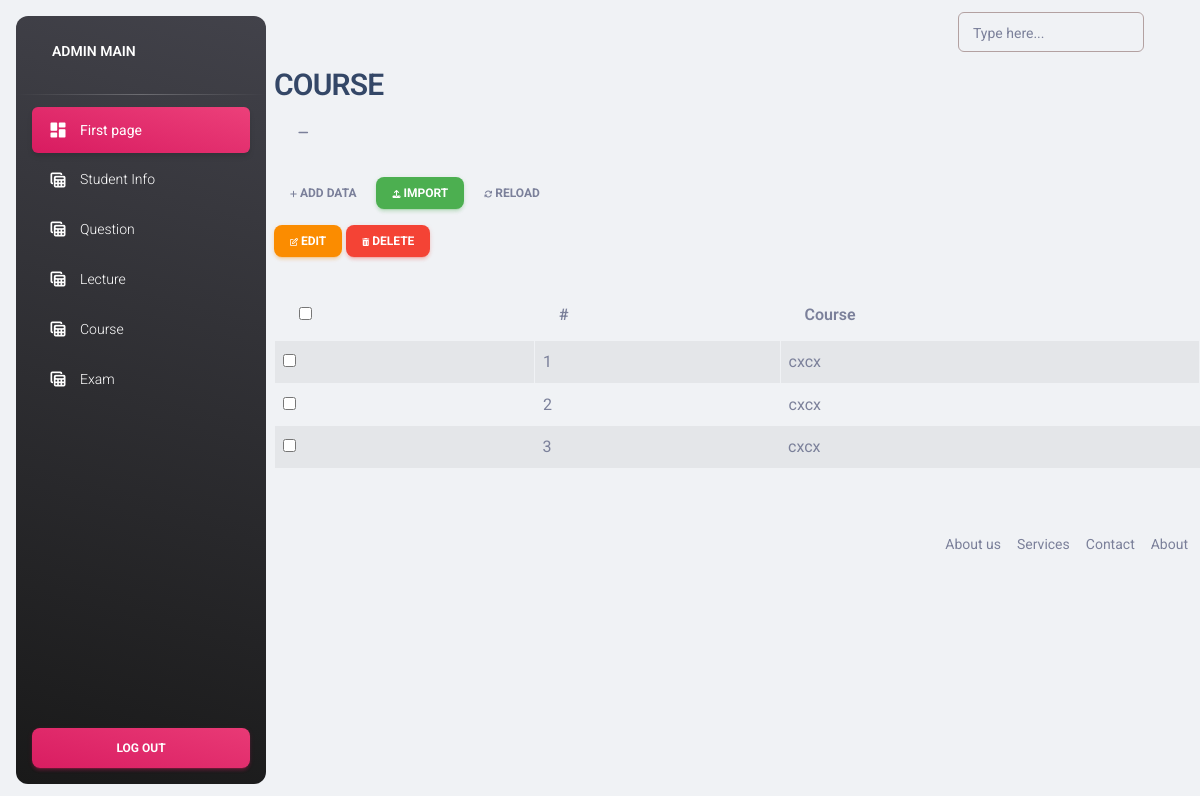
The page /admin/list_course.php (signed in) on the database as committed earlier.
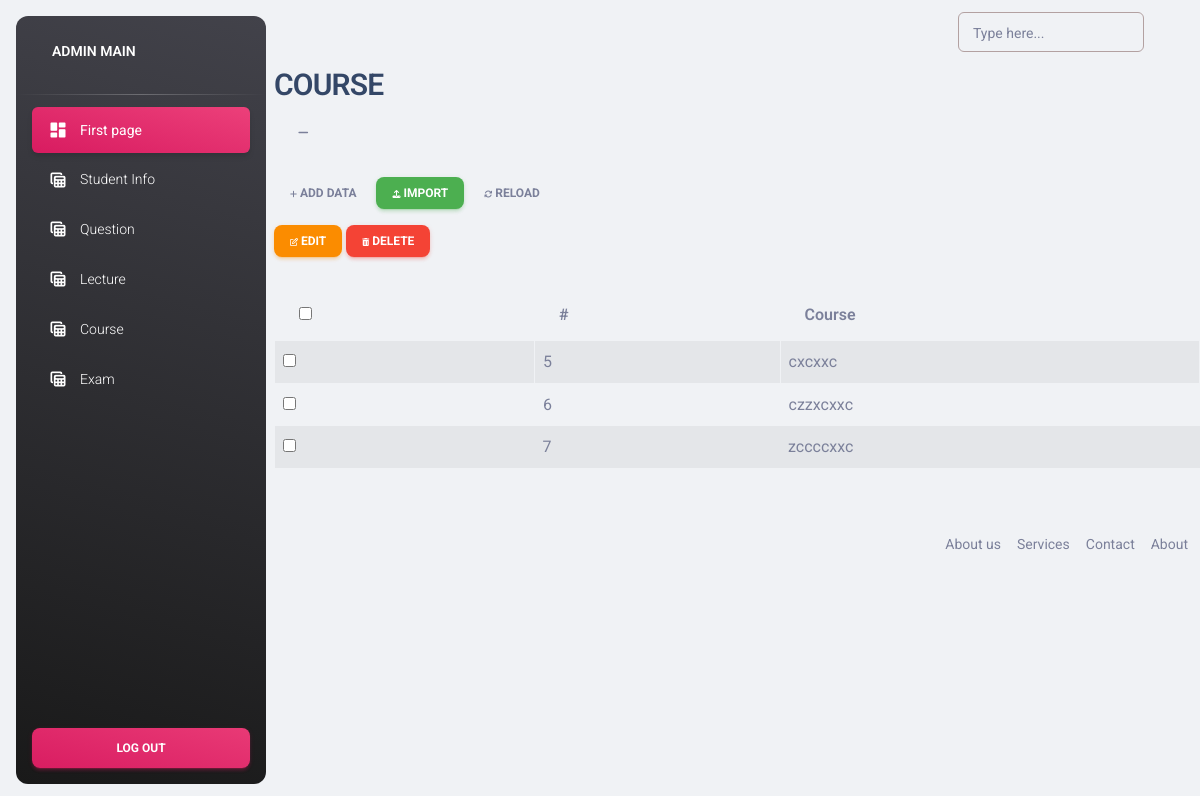
The same page on the database as committed later.
### tables this page shows
CREATE TABLE `course` (
  `id` int(10) NOT NULL,
  `course_name` varchar(255) NOT NULL
);

### admin/list_course.php (the view, shortened to what this page needs)
<?php include('includes/headeradmin.php'); ?>
<?php include('../database/dbcon.php'); ?>
<div class="box">
    <div class="box-header with-border">
        <h3 class="box-title">COURSE</h3>
        <div class="box-tools pull-right">
            <button type="button" class="btn btn-box-tool" data-widget="collapse"><i class="fa fa-minus"></i></button>
        </div>
    </div>
    <div class="box-body">
        <div class="mt-2 mb-3">
            <a href="course.php" class="btn btn-sm btn-flat bg-blue"><i class="fa fa-plus"></i> Add Data</a>
            <a href="#" class="btn btn-sm btn-flat btn-success"><i class="fa fa-upload"></i> Import</a>
            <button type="button" onclick="reload_ajax()" class="btn btn-sm bg-maroon btn-flat btn-default"><i class="fa fa-refresh"></i> Reload</button>
            <div class="pull-right">
                <button onclick="bulk_edit()" class="btn btn-sm btn-flat btn-warning" type="button"><i class="fa fa-edit"></i> Edit</button>
                <button onclick="bulk_delete()" class="btn btn-sm btn-flat btn-danger" type="button"><i class="fa fa-trash"></i> Delete</button>
            </div>
        </div>
        <table id="matkul" class="w-100 table table-striped table-bordered table-hover">
            <thead>
                <tr>
                    <th><input type="checkbox" id="select-all-checkbox"></th>
                    <th>#</th>
                    <th>Course</th>
                         </tr>
            </thead>
            <tbody>
                <?php
                $sql = "SELECT * FROM course";
                $result = mysqli_query($con, $sql);
                while ($row = mysqli_fetch_assoc($result)) {
                ?>
                    <tr>
                        <td><input type="checkbox" class="checkbox-item" data-id="<?php echo $row['id']; ?>"></td>
                        <td><?php echo $row['id']; ?></td>
                        <td><?php echo $row['course_name']; ?></td>
                    </tr>
                <?php } ?>
            </tbody>
        </table>
    </div>
</div>
<?php include('includes/footer.php'); ?>

Rows that differ between the two databases and show on the page:
removed course: id "1", course_name "cxcx"
removed course: id "2", course_name "cxcx"
removed course: id "3", course_name "cxcx"
added course: id "5", course_name "cxcxxc"
added course: id "6", course_name "czzxcxxc"
added course: id "7", course_name "zccccxxc"
